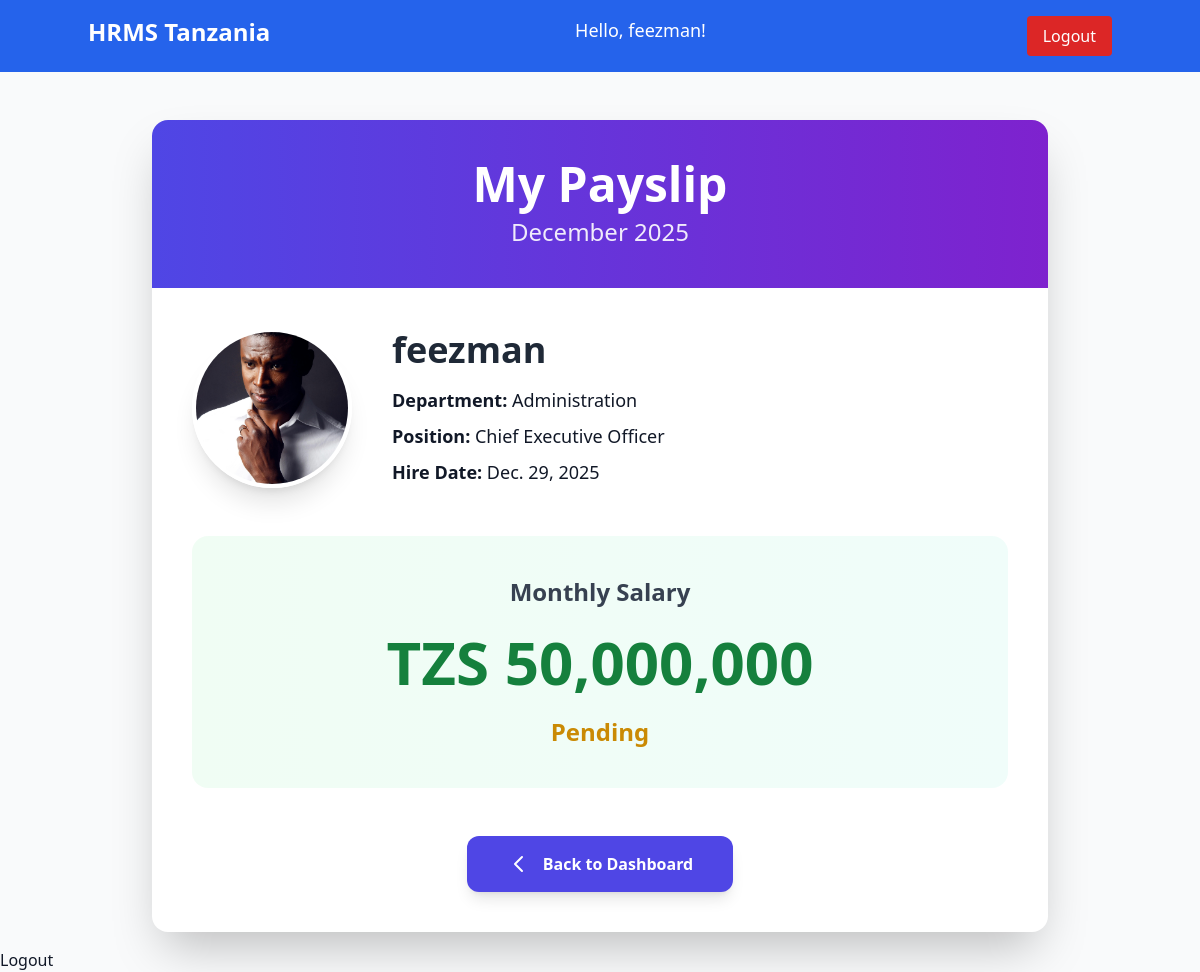
/payslip/ (signed in), run on the app's committed database.
### hrms_app/models.py (models this page shows, shortened)
class Employee(models.Model):
    user = models.OneToOneField(User, on_delete=models.CASCADE)  # Link to Django's user for auth
    department = models.ForeignKey(Department, on_delete=models.SET_NULL, null=True)
    position = models.CharField(max_length=100)
    hire_date = models.DateField()
    salary = models.DecimalField(max_digits=10, decimal_places=2)
    phone = models.CharField(max_length=15, blank=True)
    profile_picture = models.ImageField(upload_to='profile_pics/', default='https://i.pravatar.cc/200', blank=True)
    PAYMENT_STATUS_CHOICES = [
        ('paid', 'Paid'),
        ('pending', 'Pending'),
        ('overdue', 'Overdue'),
    ]
    payment_status = models.CharField(
        max_length=10,
        choices=PAYMENT_STATUS_CHOICES,
        default='pending'
    )
    profile_picture = models.ImageField(
    upload_to='profile_pics/',
    default='https://i.pravatar.cc/200',
    blank=True,
    null=True
)

class Department(models.Model):
    name = models.CharField(max_length=100)
    description = models.TextField(blank=True)

### hrms_app/views.py (the view)
# urls.py: path('payslip/', payslip, name='payslip'),
@login_required
def payslip(request):
    try:
        employee = Employee.objects.get(user=request.user)
    except Employee.DoesNotExist:
        return render(request, 'no_employee.html', {
            'message': 'Your employee profile has not been created yet. Please contact HR.'
        })
    context = {
        'employee': employee,
        'current_month': datetime.today().strftime('%B %Y'),
    }
    return render(request, 'payslip.html', context)

### hrms_app/templates/payslip.html (shortened to what this page needs)
{% extends 'base.html' %}
{% load humanize %}
{% block content %}
<div class="max-w-4xl mx-auto">
    <div class="bg-white rounded-2xl shadow-2xl overflow-hidden">
        <div class="bg-gradient-to-r from-indigo-600 to-purple-700 text-white p-10 text-center">
            <h1 class="text-5xl font-bold mb-2">My Payslip</h1>
            <p class="text-2xl opacity-90">{{ current_month }}</p>
        </div>
        <div class="p-10">
            <div class="flex flex-col md:flex-row items-center mb-12">
                <div class="mb-6 md:mb-0 md:mr-10">
                    {% if employee.profile_picture %}
                        <img src="{{ employee.profile_picture.url }}" alt="Profile" class="w-40 h-40 rounded-full object-cover shadow-xl border-4 border-white">
                    {% else %}
                        <div class="w-40 h-40 bg-gradient-to-br from-indigo-500 to-purple-600 rounded-full flex items-center justify-center text-white text-6xl font-bold shadow-xl">
                            {{ employee.user.username.0|upper }}
                        </div>
                    {% endif %}
                </div>
                <div class="text-center md:text-left">
                    <h2 class="text-4xl font-bold text-gray-800">
                        {{ employee.user.get_full_name|default:employee.user.username }}
                    </h2>
                    <div class="mt-4 space-y-2 text-lg">
                        <p><span class="font-semibold">Department:</span> {{ employee.department.name|default:"Not assigned" }}</p>
                        <p><span class="font-semibold">Position:</span> {{ employee.position }}</p>
                        <p><span class="font-semibold">Hire Date:</span> {{ employee.hire_date }}</p>
                    </div>
                </div>
            </div>
            <div class="bg-gradient-to-r from-green-50 to-teal-50 rounded-2xl p-10 text-center">
                <h3 class="text-2xl font-semibold text-gray-700 mb-6">Monthly Salary</h3>
                <p class="text-6xl font-bold text-green-700 mb-6">
                    TZS {{ employee.salary|floatformat:0|intcomma }}
                </p>
                <div class="inline-flex items-center gap-4">
                    <span class="text-2xl font-bold
                        {% if employee.payment_status == 'paid' %}text-green-600
                        {% elif employee.payment_status == 'pending' %}text-yellow-600
                        {% else %}text-red-600{% endif %}">
                        {{ employee.payment_status|capfirst }}
                    </span>
                </div>
            </div>
            <div class="mt-12 text-center">
                <a href="{% url 'dashboard' %}" class="inline-flex items-center gap-3 bg-indigo-600 hover:bg-indigo-700 text-white font-bold py-4 px-10 rounded-xl shadow-lg transition transform hover:scale-105">
                    <svg class="w-6 h-6" fill="none" stroke="currentColor" viewBox="0 0 24 24">
                        <path stroke-linecap="round" stroke-linejoin="round" stroke-width="2" d="M15 19l-7-7 7-7"/>
                    </svg>
                    Back to Dashboard
                </a>
            </div>
        </div>
    </div>
</div>
{% endblock %}

### hrms_app/templates/base.html (shortened to what this page needs)
<!DOCTYPE html>
<html lang="en">
<head>
    <script src="https://cdn.tailwindcss.com"></script>
</head>
<body class="bg-gray-50 text-gray-900 min-h-screen">
    <nav class="bg-blue-600 p-4 text-white">
        <div class="container mx-auto flex justify-between">
            <h1 class="text-2xl font-bold">HRMS Tanzania</h1>
        {% if user.is_authenticated %}
    <span class="text-lg">Hello, {{ user.get_full_name|default:user.username }}!</span>
    <form method="post" action="{% url 'logout' %}" class="inline">
        <button type="submit" class="text-white hover:underline ml-4 bg-red-600 hover:bg-red-700 px-4 py-2 rounded transition">
            Logout
        </button>
    </form>
{% else %}
    <a href="{% url 'login' %}" class="hover:underline">Login</a>
{% endif %}
        </div>
    </nav>
    <div class="container mx-auto mt-8 p-4">
        {% block content %}{% endblock %}
    </div>
    <a href="{% url 'logout' %}" onclick="event.preventDefault(); document.getElementById('logout-form').submit();" class="hover:underline cursor-pointer">
    Logout
</a>
</body>
</html>

### data on the page
Employee: profile_picture (picture), user.get_full_name "feezman", department.name "Administration", position "Chief Executive Officer", hire_date "Dec. 29, 2025", salary "50,000,000", payment_status "Pending"

### other printed values
{{ user.get_full_name|default:user.username }} "feezman"
